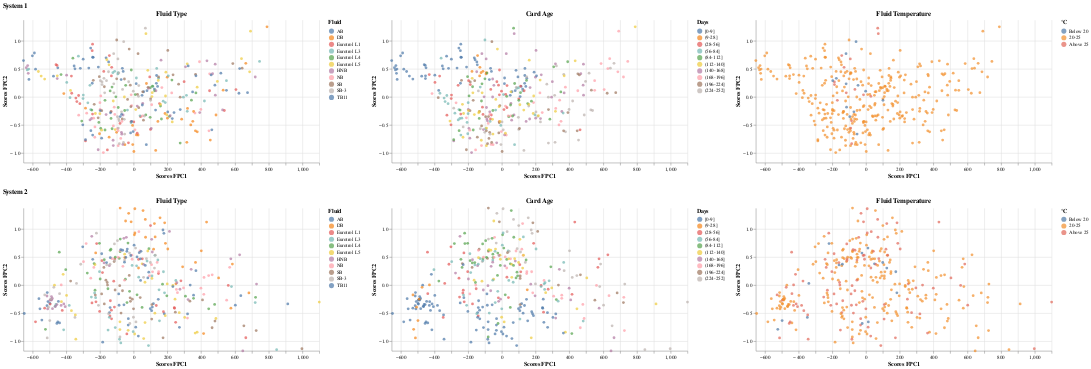

The notebook cell this image was saved under:
### Markdown cell above
### System 1 versus System 2: Sensor A - Sample Window

### Code cell
pc_scores_s1_A_sample_window, pc_scores_s2_A_sample_window,fpca_s1_A_sample_window,fpca_s2_A_sample_window = fpca_two_inputs(A1_sample_window_combine_balanced.iloc[:,:-6], A2_sample_window_combine_balanced.iloc[:,:-6], color_fpc1_s1='tab:blue', color_fpc2_s1='tab:cyan', color_fpc1_s2='tab:orange', color_fpc2_s2='gold')
print("--------------------------------------------------- Bootstrap -------------------------------------------------------------------------------------------")
as1,as2 = bootstrap(A1_sample_window_combine_balanced, A2_sample_window_combine_balanced,"A","sample_window",features="FluidType")
print("--------------------------------------------------- PCA Scores -------------------------------------------------------------------------------------------")
create_pc_scores_plots(pc_scores_s1_A_sample_window, pc_scores_s2_A_sample_window, A1_sample_window_combine_balanced, A2_sample_window_combine_balanced,features="FluidType")

### Figure 1 — Vega-Lite specification as saved in the notebook (floating-point values rounded to 4 significant figures; data arrays with more than 128 entries replaced by an {"elided": "..."} marker saying what was removed)
{"config": {"view": {"continuousWidth": 300, "continuousHeight": 300, "stroke": null}}, "vconcat": [{"hconcat": [{"mark": {"type": "circle"}, "encoding": {"color": {"field": "FluidType", "scale": {"scheme": "tableau10"}, "title": "Fluid", "type": "nominal"}, "tooltip": [{"field": "TestID", "type": "quantitative"}, {"field": "PC1_Scores", "type": "quantitative"}, {"field": "PC2_Scores", "type": "quantitative"}, {"field": "FluidType", "title": "Fluid Type", "type": "nominal"}], "x": {"field": "PC1_Scores", "scale": {"domain": [-653.5, 1100.0]}, "title": "Scores FPC1", "type": "quantitative"}, "y": {"field": "PC2_Scores", "scale": {"domain": [-1.175, 1.378]}, "title": "Scores FPC2", "type": "quantitative"}}, "height": 280, "title": "Fluid Type", "width": 580}, {"mark": {"type": "circle"}, "encoding": {"color": {"field": "CardAgeBin", "scale": {"scheme": "tableau10"}, "sort": ["[0-9]", "(9-28]", "(28-56]", "(56-84]", "(84-112]", "(112-140]", "(140-168]", "(168-196]", "(196-224]", "(224-252]"], "title": "Days", "type": "ordinal"}, "tooltip": [{"field": "TestID", "type": "quantitative"}, {"field": "PC1_Scores", "type": "quantitative"}, {"field": "PC2_Scores", "type": "quantitative"}, {"field": "CardAgeBin", "title": "Card Age", "type": "ordinal"}], "x": {"field": "PC1_Scores", "scale": {"domain": [-653.5, 1100.0]}, "title": "Scores FPC1", "type": "quantitative"}, "y": {"field": "PC2_Scores", "scale": {"domain": [-1.175, 1.378]}, "title": "Scores FPC2", "type": "quantitative"}}, "height": 280, "title": "Card Age", "width": 580}, {"mark": {"type": "circle"}, "encoding": {"color": {"field": "FluidTempBin", "scale": {"domain": ["Below 20", "20-25", "Above 25"], "range": ["#4e79a7", "#f28e2b", "#e16759"]}, "sort": ["Below 20", "20-25", "Above 25"], "title": "°C", "type": "ordinal"}, "tooltip": [{"field": "TestID", "type": "quantitative"}, {"field": "PC1_Scores", "type": "quantitative"}, {"field": "PC2_Scores", "type": "quantitative"}, {"field": "FluidTempBin", "title": "Fluid Temperature", "type": "ordinal"}], "x": {"field": "PC1_Scores", "scale": {"domain": [-653.5, 1100.0]}, "title": "Scores FPC1", "type": "quantitative"}, "y": {"field": "PC2_Scores", "scale": {"domain": [-1.175, 1.378]}, "title": "Scores FPC2", "type": "quantitative"}}, "height": 280, "title": "Fluid Temperature", "width": 580}], "data": {"name": "data-ab9e8a34cfec0777950c3f4c8a1f23ce"}, "resolve": {"scale": {"color": "independent"}}, "title": "System 1"}, {"hconcat": [{"mark": {"type": "circle"}, "encoding": {"color": {"field": "FluidType", "scale": {"scheme": "tableau10"}, "title": "Fluid", "type": "nominal"}, "tooltip": [{"field": "TestID", "type": "quantitative"}, {"field": "PC1_Scores", "type": "quantitative"}, {"field": "PC2_Scores", "type": "quantitative"}, {"field": "FluidType", "title": "Fluid Type", "type": "nominal"}], "x": {"field": "PC1_Scores", "scale": {"domain": [-653.5, 1100.0]}, "title": "Scores FPC1", "type": "quantitative"}, "y": {"field": "PC2_Scores", "scale": {"domain": [-1.175, 1.378]}, "title": "Scores FPC2", "type": "quantitative"}}, "height": 280, "title": "Fluid Type", "width": 580}, {"mark": {"type": "circle"}, "encoding": {"color": {"field": "CardAgeBin", "scale": {"scheme": "tableau10"}, "sort": ["[0-9]", "(9-28]", "(28-56]", "(56-84]", "(84-112]", "(112-140]", "(140-168]", "(168-196]", "(196-224]", "(224-252]"], "title": "Days", "type": "ordinal"}, "tooltip": [{"field": "TestID", "type": "quantitative"}, {"field": "PC1_Scores", "type": "quantitative"}, {"field": "PC2_Scores", "type": "quantitative"}, {"field": "CardAgeBin", "title": "Card Age", "type": "ordinal"}], "x": {"field": "PC1_Scores", "scale": {"domain": [-653.5, 1100.0]}, "title": "Scores FPC1", "type": "quantitative"}, "y": {"field": "PC2_Scores", "scale": {"domain": [-1.175, 1.378]}, "title": "Scores FPC2", "type": "quantitative"}}, "height": 280, "title": "Card Age", "width": 580}, {"mark": {"type": "circle"}, "encoding": {"color": {"field": "FluidTempBin", "scale": {"domain": ["Below 20", "20-25", "Above 25"], "range": ["#4e79a7", "#f28e2b", "#e16759"]}, "sort": ["Below 20", "20-25", "Above 25"], "title": "°C", "type": "ordinal"}, "tooltip": [{"field": "TestID", "type": "quantitative"}, {"field": "PC1_Scores", "type": "quantitative"}, {"field": "PC2_Scores", "type": "quantitative"}, {"field": "FluidTempBin", "title": "Fluid Temperature", "type": "ordinal"}], "x": {"field": "PC1_Scores", "scale": {"domain": [-653.5, 1100.0]}, "title": "Scores FPC1", "type": "quantitative"}, "y": {"field": "PC2_Scores", "scale": {"domain": [-1.175, 1.378]}, "title": "Scores FPC2", "type": "quantitative"}}, "height": 280, "title": "Fluid Temperature", "width": 580}], "data": {"name": "data-2b3247e6eb3a79d44a1f8bd73839309a"}, "resolve": {"scale": {"color": "independent"}}, "title": "System 2"}], "$schema": "https://vega.github.io/schema/vega-lite/v5.16.3.json", "datasets": {"data-ab9e8a34cfec0777950c3f4c8a1f23ce": {"elided": "330 records"}, "data-2b3247e6eb3a79d44a1f8bd73839309a": {"elided": "330 records"}}}
